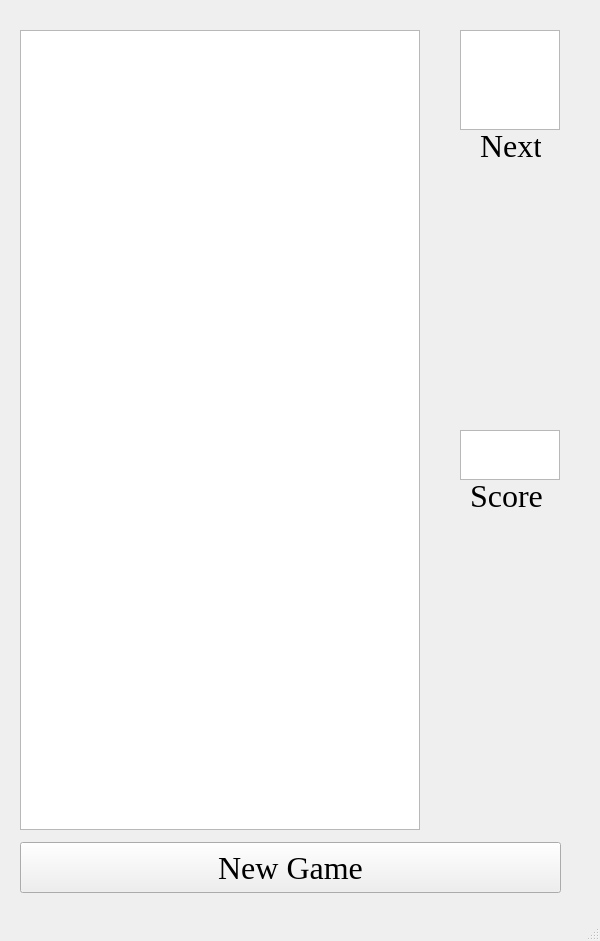
<?xml version="1.0" encoding="UTF-8"?>
<ui version="4.0">
 <class>MainWindow</class>
 <widget class="QMainWindow" name="MainWindow">
  <property name="geometry">
   <rect>
    <x>0</x>
    <y>0</y>
    <width>600</width>
    <height>941</height>
   </rect>
  </property>
  <property name="minimumSize">
   <size>
    <width>600</width>
    <height>941</height>
   </size>
  </property>
  <property name="maximumSize">
   <size>
    <width>600</width>
    <height>941</height>
   </size>
  </property>
  <property name="windowTitle">
   <string>MainWindow</string>
  </property>
  <widget class="QWidget" name="centralwidget">
   <property name="minimumSize">
    <size>
     <width>600</width>
     <height>900</height>
    </size>
   </property>
   <property name="maximumSize">
    <size>
     <width>600</width>
     <height>900</height>
    </size>
   </property>
   <widget class="QGraphicsView" name="view_cup">
    <property name="geometry">
     <rect>
      <x>20</x>
      <y>30</y>
      <width>400</width>
      <height>800</height>
     </rect>
    </property>
   </widget>
   <widget class="QGraphicsView" name="view_nextitem">
    <property name="geometry">
     <rect>
      <x>460</x>
      <y>30</y>
      <width>100</width>
      <height>100</height>
     </rect>
    </property>
   </widget>
   <widget class="QTextBrowser" name="text_score">
    <property name="geometry">
     <rect>
      <x>460</x>
      <y>430</y>
      <width>100</width>
      <height>50</height>
     </rect>
    </property>
   </widget>
   <widget class="QPushButton" name="btn_newgame">
    <property name="geometry">
     <rect>
      <x>20</x>
      <y>842</y>
      <width>541</width>
      <height>51</height>
     </rect>
    </property>
    <property name="font">
     <font>
      <family>Times New Roman</family>
      <pointsize>24</pointsize>
     </font>
    </property>
    <property name="text">
     <string>New Game</string>
    </property>
   </widget>
   <widget class="QLabel" name="lbl_score">
    <property name="geometry">
     <rect>
      <x>470</x>
      <y>480</y>
      <width>81</width>
      <height>31</height>
     </rect>
    </property>
    <property name="font">
     <font>
      <family>Times New Roman</family>
      <pointsize>24</pointsize>
     </font>
    </property>
    <property name="layoutDirection">
     <enum>Qt::LeftToRight</enum>
    </property>
    <property name="text">
     <string>Score</string>
    </property>
   </widget>
   <widget class="QLabel" name="lbl_score_2">
    <property name="geometry">
     <rect>
      <x>480</x>
      <y>130</y>
      <width>61</width>
      <height>31</height>
     </rect>
    </property>
    <property name="font">
     <font>
      <family>Times New Roman</family>
      <pointsize>24</pointsize>
     </font>
    </property>
    <property name="layoutDirection">
     <enum>Qt::LeftToRight</enum>
    </property>
    <property name="text">
     <string>Next</string>
    </property>
   </widget>
  </widget>
  <widget class="QMenuBar" name="menubar">
   <property name="geometry">
    <rect>
     <x>0</x>
     <y>0</y>
     <width>600</width>
     <height>21</height>
    </rect>
   </property>
  </widget>
  <widget class="QStatusBar" name="statusbar"/>
 </widget>
 <resources/>
 <connections/>
</ui>
